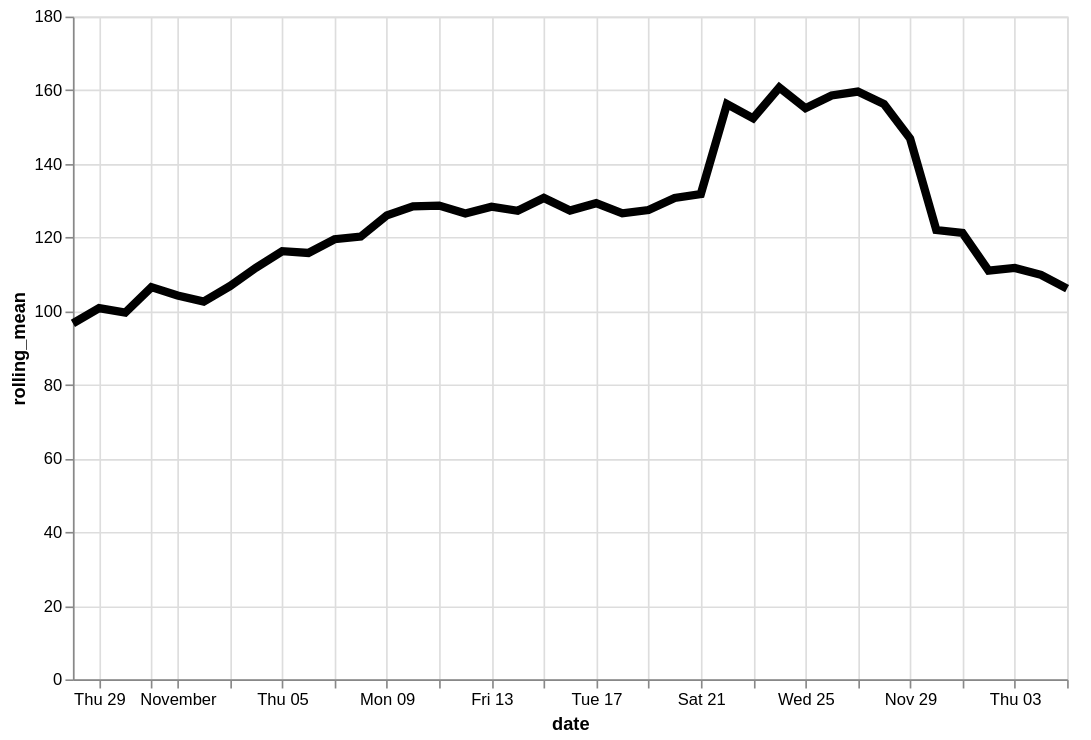

Source (Vega-Lite JSON):
### Vega-Lite specification from a JSON file in a GitHub repository (floating-point values rounded to 4 significant figures)
{"config": {"view": {"continuousWidth": 400, "continuousHeight": 300}}, "data": {"name": "data-9bf2a6fcfb295e0927e77c105114629b"}, "mark": {"type": "line", "color": "black", "size": 5}, "encoding": {"x": {"type": "temporal", "field": "date"}, "y": {"type": "quantitative", "field": "rolling_mean"}}, "height": 400, "transform": [{"window": [{"op": "mean", "field": "log_price", "as": "rolling_mean"}], "frame": [-4, 3]}], "width": 600, "$schema": "https://vega.github.io/schema/vega-lite/v4.8.1.json", "datasets": {"data-9bf2a6fcfb295e0927e77c105114629b": [{"date": "2020-10-28", "log_price": 110.8}, {"date": "2020-10-29", "log_price": 77.85}, {"date": "2020-10-30", "log_price": 83.85}, {"date": "2020-10-31", "log_price": 114.1}, {"date": "2020-11-01", "log_price": 117.5}, {"date": "2020-11-02", "log_price": 93.42}, {"date": "2020-11-03", "log_price": 148.0}, {"date": "2020-11-04", "log_price": 88.5}, {"date": "2020-11-05", "log_price": 97.5}, {"date": "2020-11-06", "log_price": 111.4}, {"date": "2020-11-07", "log_price": 123.9}, {"date": "2020-11-08", "log_price": 150.2}, {"date": "2020-11-09", "log_price": 113.5}, {"date": "2020-11-10", "log_price": 123.3}, {"date": "2020-11-11", "log_price": 153.7}, {"date": "2020-11-12", "log_price": 134.7}, {"date": "2020-11-13", "log_price": 117.1}, {"date": "2020-11-14", "log_price": 112.9}, {"date": "2020-11-15", "log_price": 106.8}, {"date": "2020-11-16", "log_price": 165.0}, {"date": "2020-11-17", "log_price": 104.7}, {"date": "2020-11-18", "log_price": 151.1}, {"date": "2020-11-19", "log_price": 126.2}, {"date": "2020-11-20", "log_price": 150.7}, {"date": "2020-11-21", "log_price": 95.16}, {"date": "2020-11-22", "log_price": 120.1}, {"date": "2020-11-23", "log_price": 133.0}, {"date": "2020-11-24", "log_price": 173.5}, {"date": "2020-11-25", "log_price": 300.3}, {"date": "2020-11-26", "log_price": 120.1}, {"date": "2020-11-27", "log_price": 192.9}, {"date": "2020-11-28", "log_price": 105.9}, {"date": "2020-11-29", "log_price": 122.9}, {"date": "2020-11-30", "log_price": 128.6}, {"date": "2020-12-01", "log_price": 106.1}, {"date": "2020-12-02", "log_price": 98.36}, {"date": "2020-12-03", "log_price": 101.5}, {"date": "2020-12-04", "log_price": 113.8}, {"date": "2020-12-05", "log_price": 110.9}]}}
